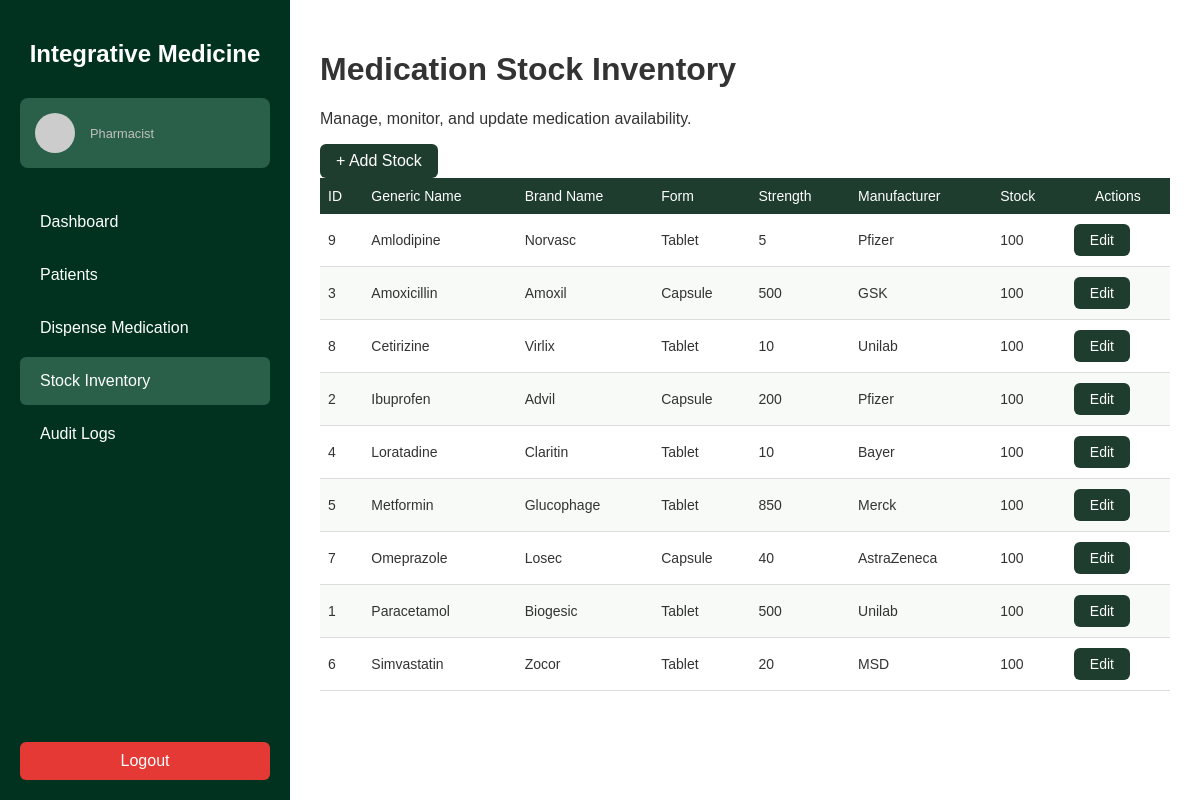
The app's page /frontend/pharmacist/stock/stock.php (signed in) with its own data.
### tables this page shows
CREATE TABLE IF NOT EXISTS `medication` (
  `medicationID` int(10) UNSIGNED NOT NULL,
  `genericName` text NOT NULL,
  `brandName` text NOT NULL,
  `form` text NOT NULL,
  `strength` int(11) NOT NULL,
  `manufacturer` text NOT NULL,
  `stock` int(11) DEFAULT NULL,
  PRIMARY KEY (`medicationID`)
);

### backend/pharmacist/stock/get_stock.php (called while the page is built, shortened)
<?php
$stockData = [];
$sql = "
    SELECT
        medicationID,
        genericName,
        brandName,
        form,
        strength,
        manufacturer,
        stock
    FROM medication
    ORDER BY genericName ASC
";
$stmt = $conn->prepare($sql);
if ($stmt) {
    $stmt->execute();
    $result = $stmt->get_result();
    while ($row = $result->fetch_assoc()) {
        $stockData[] = $row;
    }
}
return $stockData;

### frontend/pharmacist/stock/stock.php (the view, shortened to what this page needs)
<?php
$stockList = include __DIR__ . '/../../../backend/pharmacist/stock/get_stock.php';
$pageStyles = '
    <link rel="stylesheet" href="stock.css">
';
?>
    <div class="page-header">
        <h1>Medication Stock Inventory</h1>
        <p class="subtitle">Manage, monitor, and update medication availability.</p>
    </div>
    <div class="actions-bar">
        <a href="add_stock.php" class="btn-green large">
            + Add Stock
        </a>
    </div>
    <div class="table-container">
        <table class="table-base">
            <thead>
            <tr>
                <th>ID</th>
                <th>Generic Name</th>
                <th>Brand Name</th>
                <th>Form</th>
                <th>Strength</th>
                <th>Manufacturer</th>
                <th>Stock</th>
                <th style="text-align:center;">Actions</th>
            </tr>
            </thead>
            <tbody>
            <?php if (!empty($stockList)) : ?>
                <?php foreach ($stockList as $row) : ?>
                    <tr>
                        <td><?= htmlspecialchars($row['medicationID']) ?></td>
                        <td><?= htmlspecialchars($row['genericName']) ?></td>
                        <td><?= htmlspecialchars($row['brandName']) ?></td>
                        <td><?= htmlspecialchars($row['form']) ?></td>
                        <td><?= htmlspecialchars($row['strength']) ?></td>
                        <td><?= htmlspecialchars($row['manufacturer']) ?></td>
                        <td><?= htmlspecialchars($row['stock']) ?></td>
                        <td class="action-col">
                            <a href="edit_stock.php?medicationID=<?= $row['medicationID'] ?>"
                               class="btn-green small">
                                Edit
                            </a>
                        </td>
                    </tr>
                <?php endforeach; ?>
            <?php endif; ?>
            </tbody>
        </table>
    </div>
<?php
include __DIR__ . '/../pharmacy_standard.php';

### frontend/css/pharmacist/pharmacy_standard.css (style rules this page uses)
body { margin: 0; font-family: Arial, sans-serif; background-color: #f4f7f6; color: #333; }

### frontend/pharmacist/stock/stock.css (style rules this page uses)
body { font-family: Arial, sans-serif; }
.btn-green { background: #1e3d2f; color: #fff; padding: 8px 16px; border-radius: 6px; text-decoration: none; display: inline-block; transition: 0.2s ease-in-out; }
.table-base { width: 100%; border-collapse: collapse; font-size: 14px; }
.table-base th { background: #1e3d2f; color: #ffffff; padding: 10px 8px; text-align: left; font-weight: 500; white-space: nowrap; }
.table-base td { padding: 10px 8px; border-bottom: 1px solid #dcdcdc; }
.table-base tbody tr:nth-child(even) { background: #f7faf7; }

### records on screen
medication: medicationID "9", genericName "Amlodipine", brandName "Norvasc", form "Tablet", strength "5", manufacturer "Pfizer", stock "100"
medication: medicationID "3", genericName "Amoxicillin", brandName "Amoxil", form "Capsule", strength "500", manufacturer "GSK", stock "100"
medication: medicationID "8", genericName "Cetirizine", brandName "Virlix", form "Tablet", strength "10", manufacturer "Unilab", stock "100"
medication: medicationID "2", genericName "Ibuprofen", brandName "Advil", form "Capsule", strength "200", manufacturer "Pfizer", stock "100"
medication: medicationID "4", genericName "Loratadine", brandName "Claritin", form "Tablet", strength "10", manufacturer "Bayer", stock "100"
medication: medicationID "5", genericName "Metformin", brandName "Glucophage", form "Tablet", strength "850", manufacturer "Merck", stock "100"
medication: medicationID "7", genericName "Omeprazole", brandName "Losec", form "Capsule", strength "40", manufacturer "AstraZeneca", stock "100"
medication: medicationID "1", genericName "Paracetamol", brandName "Biogesic", form "Tablet", strength "500", manufacturer "Unilab", stock "100"
medication: medicationID "6", genericName "Simvastatin", brandName "Zocor", form "Tablet", strength "20", manufacturer "MSD", stock "100"
